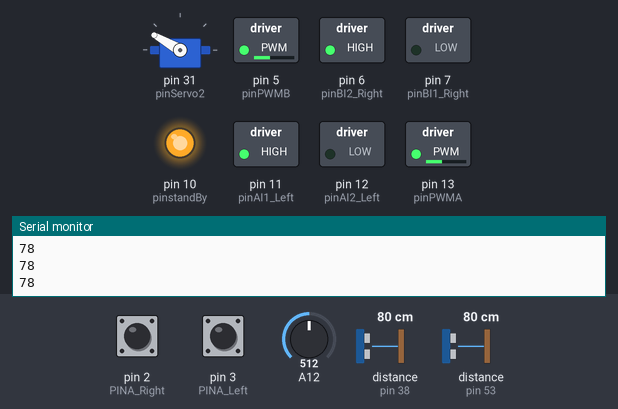
Recording of a sketch running on a simulated Arduino Mega 2560, built with avr-gcc and run on an emulated ATmega2560. Shown: servo, switched loads named in the sketch (green lamp = pin HIGH), output pins drawn as LEDs (lit = HIGH), the last lines printed to the serial monitor. Wiring (inferred from the names in the program): 2 × ultrasonic range finder: trigger pin 36, echo pin 38 / trigger pin 51, echo pin 53. Inputs (shaded band) come from the test bench; at power-on: distance to the obstacle (sensors on pin 53, pin 38) 80 cm, pin 2 (PINA_Right) LOW, pin 3 (PINA_Left) LOW, A12 = 512. The echo pulse lasts 58.3 µs per cm; pins used as bus, display or sensor lines are not drawn.

Above: at 1.2 s.
1.3 s: distance to the obstacle (sensor on pin 53) set to 14 cm
2.8 s: distance to the obstacle (sensor on pin 53) set to 10 cm
At 4.0 s:
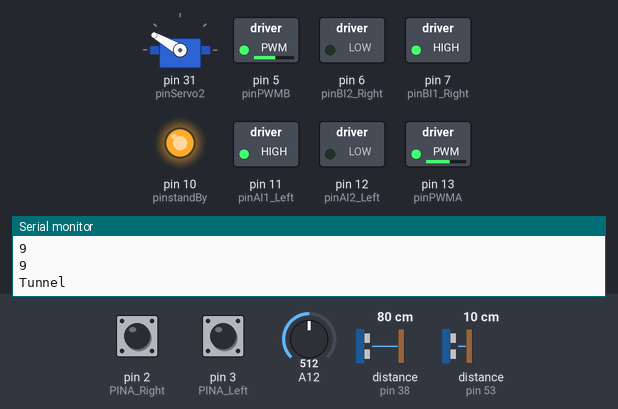
4.3 s: distance to the obstacle (sensor on pin 38) set to 13 cm
5.8 s: distance to the obstacle (sensor on pin 38) set to 10 cm
At 6.7 s:
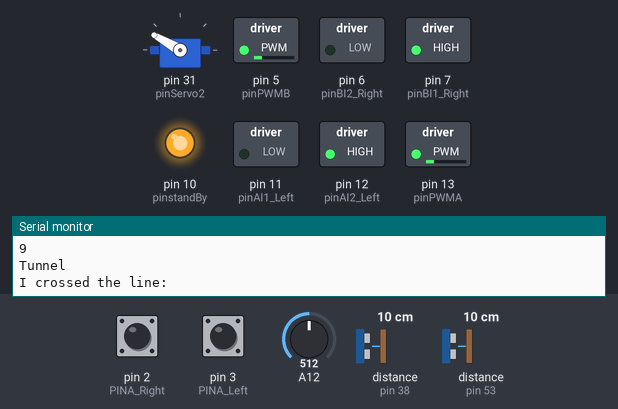
Timing chart, 0 to 8.3 s (numbered marks = the images above; inputs shaded):
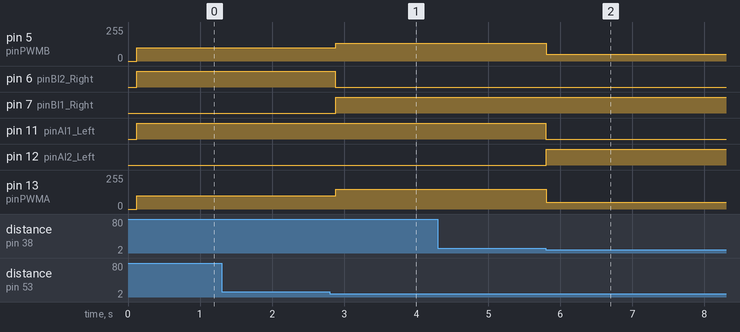

The sketch:

main_control_logic.ino
```cpp
//libraries installation
#include <Servo.h>
#include <RedBot.h>

// Dc motors pins
#define PINA_Left 3
#define PINB_Left 4
#define PINA_Right 2
#define PINB_Right 9

//IR Sesnor - Line Following
RedBotSensor IRSensorLeft = RedBotSensor(A11);
RedBotSensor IRSensorRight = RedBotSensor(A12);
int rightSensor = 0;
int leftSensor = 0;

// Servo motor pins
#define pinServo1 23
#define pinServo2 31

// Ultrasonic sensor pins
#define trigPinFront 36
#define echoPinFront 38
#define trigPinRight 51
#define echoPinRight 53

// Declare a servo motor class
Servo servo1;
Servo servo2;

// Define color thresholds
const int RED_THRESHOLD = 140;
const int YELLOW_THRESHOLD = 140;
const int WHITE_THRESHOLD = 100;
const int BLACK_THRESHOLD = 850;

bool blackLineCrossed = false;
bool firstRotation = false;
bool followLine = false;
bool finishedLine = false;

// Servo motors flag variables that help control position and speed
bool servo1Position = false;
bool servo2Position = false;
bool servo1FinalPosition = false;
bool servo2FinalPosition = false;

// Left DC motor
volatile long enc_count_Left;
volatile int wheel_angle_Left;
const int pinAI1_Left = 11; // Pin allocation for AI1
const int pinAI2_Left = 12; // Pin allocation for AI2
const int pinPWMA = 13; // Pin allocation for the PWMA pin
boolean AI1_left = 0; // AI1 pin value
boolean AI2_left = 0; // AI2 pin value
boolean standByA = 0; // standByA pin Value
boolean rotDirect_Left = 0; // Rotation direction variable left
unsigned char PWMAValue_Left = 0; // PWMA value to be written to the output

// right DC motor
volatile long enc_count_Right;
volatile int wheel_angle_Right;
const int pinBI1_Right = 7; // Pin allocation for BI1
const int pinBI2_Right = 6; // Pin allocation for BI2
const int pinPWMB = 5; // Pin allocation for the PWMB pin
boolean BI1_Right = 0; // BI1 pin value
boolean BI2_Right = 0; // BI2 pin value
boolean standByB = 0; // standByB pin Value
boolean rotDirect_Right = 0; // Rotation direction variable right
unsigned char PWMBValue_Right = 0; // PWMB value to be written to the output


//Standby
const int pinstandBy = 10; // Pin allocation for the  A pin
boolean standBy = 0; // standBy pin Value


void setup() {
  pinMode(pinstandBy, OUTPUT);
  standBy = true;
  digitalWrite(pinstandBy, standBy);
  Serial.begin(9600);

  // LEFT SETUP for DC and ENCODER
  pinMode(PINA_Left, INPUT);
  pinMode(PINB_Left, INPUT);
  attachInterrupt(digitalPinToInterrupt(PINA_Left), channelA1, CHANGE);
  attachInterrupt(digitalPinToInterrupt(PINB_Left), channelB1, CHANGE);
  enc_count_Left = 0;
  pinMode(pinAI1_Left, OUTPUT);
  pinMode(pinAI2_Left, OUTPUT);
  pinMode(pinPWMA, OUTPUT);
  AI1_left = false;
  AI2_left = true;
  PWMAValue_Left = 100;

  // right SETUP for DC and ENCODER
  pinMode(PINA_Right, INPUT);
  pinMode(PINB_Right, INPUT);
  attachInterrupt(digitalPinToInterrupt(PINA_Right), channelA2, CHANGE);
  attachInterrupt(digitalPinToInterrupt(PINB_Right), channelB2, CHANGE);
  enc_count_Right = 0;
  pinMode(pinBI1_Right, OUTPUT);
  pinMode(pinBI2_Right, OUTPUT);
  pinMode(pinPWMB, OUTPUT);
  BI1_Right = false;
  BI2_Right = true;
  PWMBValue_Right = 100;

  pinMode(trigPinFront, OUTPUT);
  pinMode(echoPinFront, INPUT);
  pinMode(trigPinRight, OUTPUT);
  pinMode(echoPinRight, INPUT);

  //servo motor initial positions
  servo2.attach(pinServo2);
  servo2.write(150);
  blackLineCrossed = false;

}

void loop() {

  int rightDistance = measureDistance(trigPinRight, echoPinRight);
  int frontDistance = measureDistance(trigPinFront, echoPinFront);

  rotate180();
  tunnel1();

 }


void rotate180() {
  Serial.println("Rotate Right");
  while(measureDistance(trigPinRight, echoPinRight) > 10) {
    delay(100);
    Serial.println(measureDistance(trigPinRight, echoPinRight));
    turnRight();
  }
  Serial.println(measureDistance(trigPinRight, echoPinRight));

  stop();
}


void tunnel1() {
  Serial.println("Tunnel");

  while (measureDistance(trigPinFront, echoPinFront) > 10){
    moveForward();
    blackLineCrossed = true;
  }
  stop();
  while(blackLineCrossed){
    stop();
    Serial.print("I crossed the line: ");
    while(IRSensorRight.read() < BLACK_THRESHOLD){
      turnLeft();
    }
    followLine = true;
    blackLineCrossed = false;
    stop();
  }

  while(followLine){
    stop();
    Serial.println("Doing line following");
    while(measureDistance(trigPinFront, echoPinFront) > 10) {         // change distance suitable for board distance
        followBlackLine();
    }
    stop();
    followLine = false;
  }

}

//Function for Arm to hit the board

//Returning After arm task
void comingBack(){

  Serial.println("Returning to original position");
  while(measureDistance(trigPinRight, echoPinRight) > 10) {  //Change condition based on situation to come out of loop
      followRedLine();
  }
  stop();

}


// function to move forward
void moveForward() {
  // ---- Left Wheel ----
  AI1_left = true;
  AI2_left = false;
  digitalWrite(pinAI1_Left, AI1_left);
  digitalWrite(pinAI2_Left, AI2_left);
  analogWrite(pinPWMA, 150);

  // ---- Right Wheel ----
  BI1_Right = true;
  BI2_Right = false;
  digitalWrite(pinBI1_Right, BI1_Right);
  digitalWrite(pinBI2_Right, BI2_Right);
  analogWrite(pinPWMB, 135);

}

// funtion to move backwards
void moveBackwards() {
  // ---- Left Wheel ----
  AI1_left = false;
  AI2_left = true;
  digitalWrite(pinAI1_Left, AI1_left);
  digitalWrite(pinAI2_Left, AI2_left);
  analogWrite(pinPWMA, PWMAValue_Left);


  // ---- Right Wheel ----
  BI1_Right = false;
  BI2_Right = true;
  digitalWrite(pinBI1_Right, BI1_Right);
  digitalWrite(pinBI2_Right, BI2_Right);
  analogWrite(pinPWMB, PWMBValue_Right);
}

//function for the robot to turn left
void turnLeft() {
  // ---- Left Wheel ----
  AI1_left = false;
  AI2_left = true;
  digitalWrite(pinAI1_Left, AI1_left);
  digitalWrite(pinAI2_Left, AI2_left);
  analogWrite(pinPWMA, 50);

  // ---- Right Wheel ----
  BI1_Right = true;
  BI2_Right = false;
  digitalWrite(pinBI1_Right, BI1_Right);
  digitalWrite(pinBI2_Right, BI2_Right);
  analogWrite(pinPWMB, 50);

}

//function for the robot to turn right
void turnRight() {

  // ---- Left Wheel ----
  AI1_left = true;
  AI2_left = false;
  digitalWrite(pinAI1_Left, AI1_left);
  digitalWrite(pinAI2_Left, AI2_left);
  analogWrite(pinPWMA, 100);


  // ---- Right Wheel ----
  BI1_Right = false;
  BI2_Right = true;
  digitalWrite(pinBI1_Right, BI1_Right);
  digitalWrite(pinBI2_Right, BI2_Right);
  analogWrite(pinPWMB, 100);
}

//function for the robot to stop moving
void stop() {

  // ---- Left Wheel ----
  AI1_left = false;
  AI2_left = false;
  digitalWrite(pinAI1_Left, AI1_left);
  digitalWrite(pinAI2_Left, AI2_left);
  analogWrite(pinPWMA, PWMAValue_Left);


  // ---- Right Wheel ----
  BI1_Right = false;
  BI2_Right = false;
  digitalWrite(pinBI1_Right, BI1_Right);
  digitalWrite(pinBI2_Right, BI2_Right);
  analogWrite(pinPWMB, PWMBValue_Right);
}

void channelA1() {
  //  //Serial.print("in a\n");
  if (digitalRead(PINA_Left)) {
    if (digitalRead(PINB_Left)) {
      enc_count_Left--;
    } else {
      enc_count_Left++;
    }
  } else {
    if (digitalRead(PINB_Left)) {
      enc_count_Left++;
    } else {
      enc_count_Left--;
    }
  }
  wheel_angle_Left = int(enc_count_Left * 11.25) % 360;
}

void channelB1() {
  //  //Serial.print("in b\n");
  if (digitalRead(PINB_Left)) {
    if (digitalRead(PINA_Left)) {
      enc_count_Left++;
    } else {
      enc_count_Left--;
    }
  } else {
    if (digitalRead(PINA_Left)) {
      enc_count_Left--;
    } else {
      enc_count_Left++;
    }
  }
  wheel_angle_Left = int(enc_count_Left * 11.25) % 360;
}

//RIGHT ENCODER COUNTING
void channelA2() {
  //  //Serial.print("in a\n");
  if (digitalRead(PINA_Right)) {
    if (digitalRead(PINB_Right)) {
      enc_count_Right--;
    } else {
      enc_count_Right++;
    }
  } else {
    if (digitalRead(PINB_Right)) {
      enc_count_Right++;
    } else {
      enc_count_Right--;
    }
  }
  wheel_angle_Right = int(enc_count_Right * 11.25) % 360;
}

void channelB2() {
  //  //Serial.print("in b\n");
  if (digitalRead(PINB_Right)) {
    if (digitalRead(PINA_Right)) {
      enc_count_Right++;
    } else {
      enc_count_Right--;
    }
  } else {
    if (digitalRead(PINA_Right)) {
      enc_count_Right--;
    } else {
      enc_count_Right++;
    }
  }
  wheel_angle_Right = int(enc_count_Right * 11.25) % 360;
}

//get the distance from the ultrasonic sensors
int measureDistance(int trigPin, int echoPin) {
  digitalWrite(trigPin, LOW);
  delayMicroseconds(2);
  digitalWrite(trigPin, HIGH);
  delayMicroseconds(10);
  digitalWrite(trigPin, LOW);
  long duration = pulseIn(echoPin, HIGH);
  int distance = duration * 0.034 / 2;
  return distance;
}

void followRedLine() {

  rightSensor = IRSensorLeft.read();
  leftSensor = IRSensorRight.read();

  if (rightSensor > RED_THRESHOLD && leftSensor < WHITE_THRESHOLD) {
    turnRight();
  }

  if (leftSensor > RED_THRESHOLD && rightSensor < WHITE_THRESHOLD) {
    turnLeft();
  }

  if (leftSensor < WHITE_THRESHOLD && rightSensor < WHITE_THRESHOLD) {
    moveForward();
  }

}

void followRedLine2() {

  rightSensor = IRSensorLeft.read();
  leftSensor = IRSensorRight.read();

  if (rightSensor > RED_THRESHOLD) {
    turnRight();
  } else if (leftSensor > RED_THRESHOLD) {
    turnLeft();
  } else {
    moveForward();
  }

}

void followBlackLine() {

  rightSensor = IRSensorLeft.read();
  leftSensor = IRSensorRight.read();

  if (rightSensor > BLACK_THRESHOLD && leftSensor < YELLOW_THRESHOLD) {
    turnRight();
  }

  if (leftSensor > BLACK_THRESHOLD && rightSensor < YELLOW_THRESHOLD) {
    turnLeft();
  }

  if (leftSensor < YELLOW_THRESHOLD && rightSensor < YELLOW_THRESHOLD) {
    moveForward();
  }


}

void followBlackLine2() {
  Serial.println(" I am following the line");

  leftSensor = IRSensorLeft.read();
  rightSensor = IRSensorRight.read();
  Serial.println(rightSensor);
  if(measureDistance(trigPinFront, echoPinFront) < 13){
    stop();
    delay(1000);

    if (!servo1FinalPosition ) {
        servo2.write(0);
        delay(1000);
        finishedLine = true;

    }

    servo2FinalPosition= true;
    servo1FinalPosition = true;
  }
 else if (rightSensor > BLACK_THRESHOLD) {
    turnRight();
  } else if (leftSensor > BLACK_THRESHOLD) {
    turnLeft();
  } else {
    moveForward();
  }

}

void initialArmPosition() {

  if (!servo2Position) {
    for (int i = 0; i < 180; i++) {
      servo2.write(i);
      delay(10);

    }

  }
  servo2Position = true;

  if (!servo1Position) {
    for (int i = 100; i >= 50; i--) {

      servo1.write(i);
      delay(10);

    }

  }
  servo1Position = true;

}

void finalArmPosition1() {

  if (!servo1FinalPosition) {

    for (int j = 50; j <= 120; j++) {
      servo1.write(j);
      delay(10);

    }

  }

  servo1FinalPosition = true;

}

void finalArmPosition2() {

  if (!servo2FinalPosition) {

    for (int j = 180; j > 0; j--) {
      servo2.write(j);
      delay(10);

    }

  }

  servo2FinalPosition = true;

}
```

Measured:
- the behaviour switches between 12 and 11 cm on distance to the obstacle (sensor on pin 53) (found by bisection; images 0 and 1)
- the behaviour switches between 12 and 11 cm on distance to the obstacle (sensor on pin 38) (found by bisection; images 1 and 2)
- after the input at 2.8 s, pin 5 (pinPWMB): 100/255 → 135/255 after 0.08 s; pin 6 (pinBI2_Right): HIGH → LOW after 0.08 s; pin 7 (pinBI1_Right): LOW → HIGH after 0.08 s; pin 13 (pinPWMA): 100/255 → 150/255 after 0.08 s
- after the input at 4.3 s, every drawn part: stays the same
- after the input at 5.8 s, pin 5 (pinPWMB): 135/255 → 50/255 at once; pin 11 (pinAI1_Left): HIGH → LOW at once; pin 12 (pinAI2_Left): LOW → HIGH at once; pin 13 (pinPWMA): 150/255 → 50/255 at once
